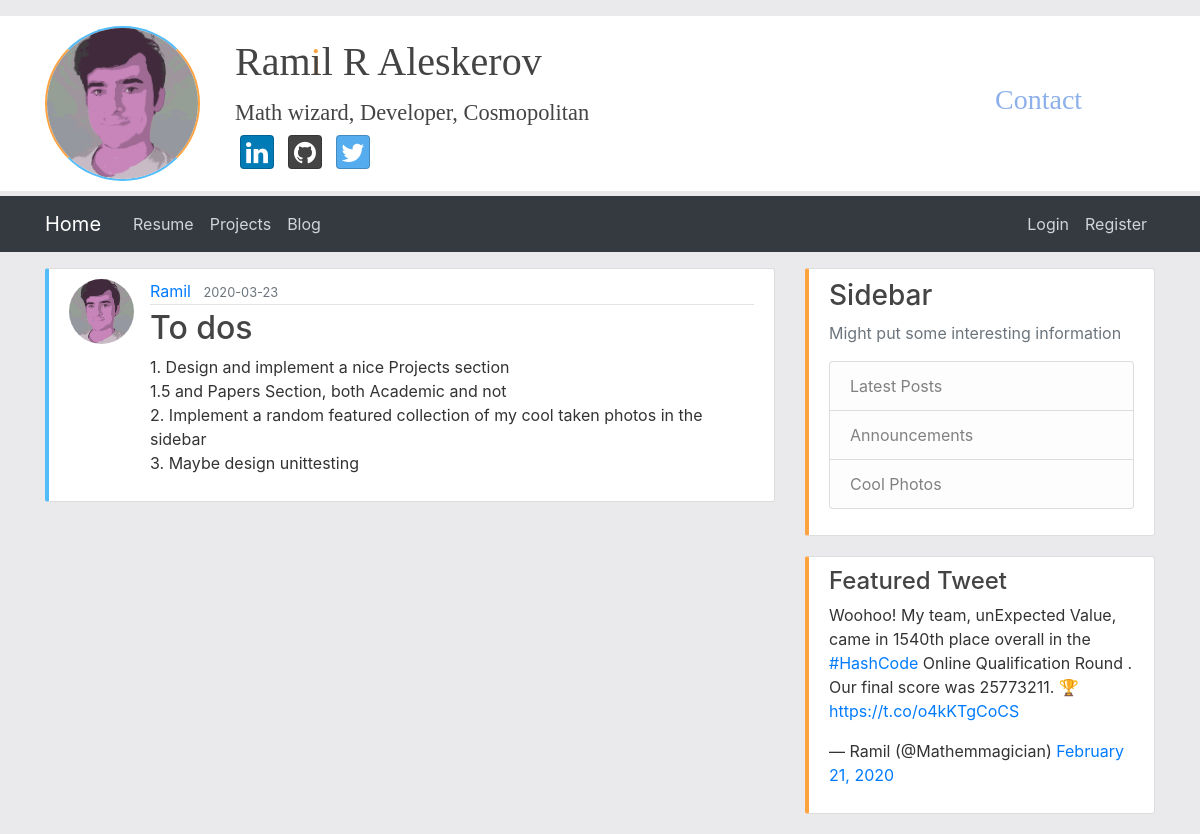
Page /post/24 on the committed database.
### flaskblog/models.py (models this page shows, shortened)
class User(db.Model, UserMixin):
    id = db.Column(db.Integer, primary_key=True)
    username = db.Column(db.String(20), unique=True, nullable=False)
    email = db.Column(db.String(120), unique=True, nullable=False)
    image_file = db.Column(db.String(20), nullable=False, default='default.jpg')
    password = db.Column(db.String(60), nullable=False)
    posts = db.relationship('Post', backref='author', lazy=True)

class Post(db.Model):
    id = db.Column(db.Integer, primary_key=True)
    title = db.Column(db.String(100), nullable=False)
    date_posted = db.Column(db.DateTime, nullable=False, default=datetime.utcnow)
    content = db.Column(db.Text, nullable=False)
    user_id = db.Column(db.Integer, db.ForeignKey('user.id'), nullable=False)

### flaskblog/posts/routes.py (the view)
@posts.route("/post/<int:post_id>")
def post(post_id):
    post = Post.query.get_or_404(post_id)
    return render_template('post.html', title=post.title, post=post)

### flaskblog/templates/post.html (shortened to what this page needs)
{% extends "layout.html" %}
{% block content %}
  <article class="media content-section">
    <img class="rounded-circle article-img" src="{{ url_for('static', filename='profile_pics/' + post.author.image_file) }}">
    <div class="media-body">
      <div class="article-metadata">
        <a class="mr-2" href="{{ url_for('users.user_posts', username=post.author.username) }}">{{ post.author.username }}</a>
        <small class="text-muted">{{ post.date_posted.strftime('%Y-%m-%d') }}</small>
      </div>
      <h2 class="article-title">{{ post.title }}</h2>
      <p class="article-content">{{ post.content }}</p>
    </div>
  </article>
{% endblock content %}

### flaskblog/static/main.css (style rules this page uses)
body { background: #eaeaed; color: #333333; margin-top: 1rem; }
h1, h2, h3, h4, h5, h6 { color: #444444; }
p { overflow-wrap:break-word; }
.content-section { background: #ffffff; padding: 10px 20px; border: 1px solid #dddddd; border-radius: 3px; margin-bottom: 20px; }
.site-main .content-section { border-left-color: #50bcfa; border-left-width: 4px; }
.article-title { color: #444444; }
.article-content { white-space: pre-line; word-wrap: break-word; }
.article-img { height: 65px; width: 65px; margin-right: 16px; }
.article-metadata { padding-bottom: 1px; margin-bottom: 4px; border-bottom: 1px solid #e3e3e3 }

### rows in the picture
User: image_file (picture), author.username "Ramil"
Post: date_posted "2020-03-23", title "To dos", content "1. Design and implement a nice Projects section 1.5 and Papers Section, both Academic and not 2. Implement a random featured collection of my cool taken photos in the sidebar 3. Maybe design unittesting"
